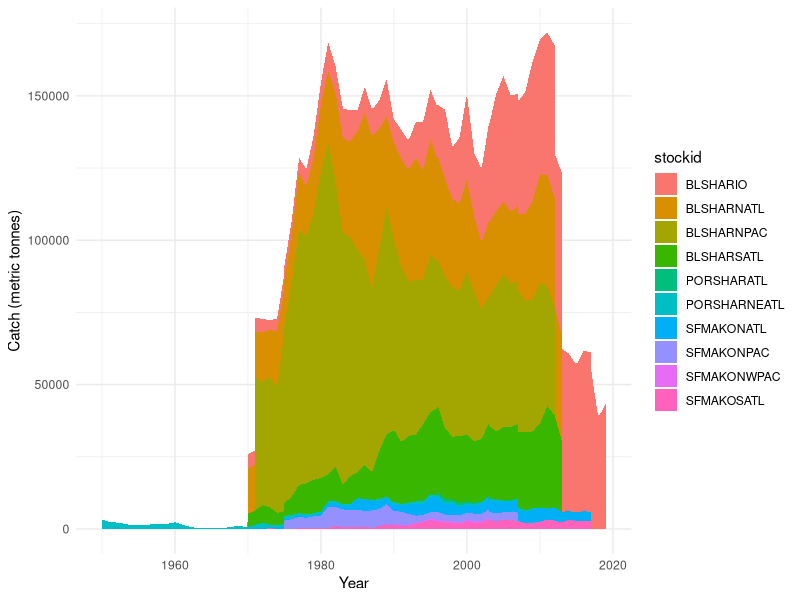

Reproduce this figure in R.
## ---- chunk 1
knitr::opts_chunk$set(echo = TRUE, warning = FALSE, message = FALSE)

library(tidyverse)
library(here)

## ---- chunk 2
blshario_combined <- read_csv(here("data", "shark", "blshario_catch.csv")) %>% 
  filter(year %in% c(1950:2020)) %>% 
  select(stockid, year, catch) 
## ---- chunk 3
blsharnatl_combined <- read_csv(here("data", "shark", "blsharnatl_catch.csv")) %>% 
  filter(year %in% c(1950:2020)) %>% 
  select(stockid, year, catch)
## ---- chunk 4
blsharsatl_combined <- read_csv(here("data", "shark", "blsharsatl_catch.csv")) %>% 
  filter(year %in% c(1950:2020)) %>% 
  select(stockid, year, catch)
## ---- chunk 5
blsharnpac_combined <- read_csv(here("data", "shark", "blsharnpac_timeseries_2012.csv")) %>% 
  filter(year %in% c(1950:2020)) %>% 
  select(stockid, year, TCbest) %>% 
  rename(catch = TCbest)
## ---- chunk 6
porsharneatl_combined <- read_csv(here("data", "shark", "porsharneatl_catch.csv")) %>%
  filter(year %in% c(1950:2020)) %>% 
  rename(catch = TCbest)
## ---- chunk 7
porsharnwatl_combined <- read_csv(here("data", "shark", "porsharnwatl_catch.csv")) %>%
  filter(year %in% c(1950:2020)) %>% 
  rename(catch = TCbest)
## ---- chunk 8
sfmakonatl_combined <- read_csv(here("data", "shark", "sfmakonatl_catch.csv")) %>% 
  filter(year %in% c(1950:2020)) %>% 
  select(stockid, year, catch)
## ---- chunk 9
sfmakosatl_combined <- read_csv(here("data", "shark", "sfmakosatl_catch.csv")) %>% 
  filter(year %in% c(1950:2020)) %>% 
  select(stockid, year, catch)
## ---- chunk 10
sfmakonpac_combined <- read_csv(here("data", "shark", "sfmakonpac_timeseries_2007.csv")) %>%
  filter(year %in% c(1950:2020)) %>% 
  select(stockid, year, TCbest) %>% 
  rename(catch = TCbest)
## ---- chunk 11
sfmakonwpac_combined <- read_csv(here("data", "shark", "sfmakonwpac_timeseries_2003.csv")) %>%
  filter(year %in% c(1950:2020)) %>% 
  select(stockid, year, TCbest) %>% 
  rename(catch = TCbest)
## ---- chunk 12

## ---- chunk 13

# Run all chunks below before this 

shark_catch <- data.frame(blshario_combined) %>% 
  bind_rows(blsharnatl_combined,
            blsharsatl_combined,
            blsharnpac_combined,
            porsharneatl_combined,
            porsharnwatl_combined,
            sfmakonatl_combined,
            sfmakosatl_combined,
            sfmakonpac_combined,
            sfmakonwpac_combined)
  
## ---- chunk 14
ggplot(shark_catch, aes(x = year, y = catch, fill = stockid)) +
  geom_area() +
  labs(x = "Year", y = "Catch (metric tonnes)") +
  theme_minimal()
